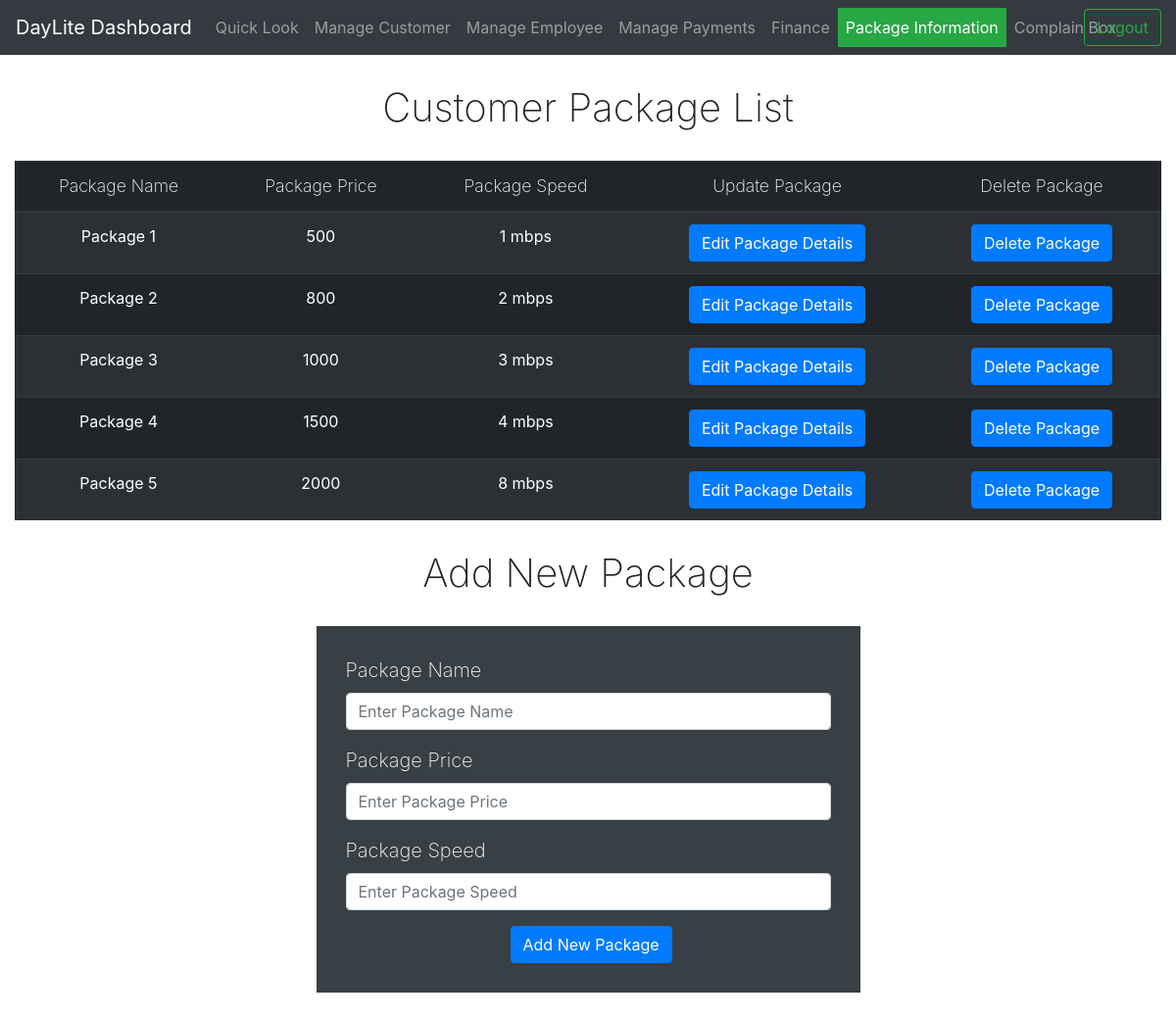
The app's page /page/package_information.php (signed in) with its own data.
### tables this page shows
CREATE TABLE `package_information` (
  `package_name` text NOT NULL,
  `package_price` text NOT NULL,
  `package_speed` text NOT NULL,
  `package_id` int(11) NOT NULL
);

### page/package_information.php (the view, shortened to what this page needs)
<!DOCTYPE html>
<html lang="en">
<head>
    <link rel="stylesheet" href="https://maxcdn.bootstrapcdn.com/bootstrap/4.0.0/css/bootstrap.min.css">
    <link rel="stylesheet" type="text/css" href="../css/page_css/package_information.css">
</head>
<body>
    <div id="full-page">
        <section>
            <nav class="navbar navbar-expand-lg navbar-dark bg-dark">
                <a id="logo" class="navbar-brand" href="#">DayLite Dashboard</a>
                <div class="collapse navbar-collapse" id="navbarNav">
                    <ul class="navbar-nav">
                        <li class="nav-item">
                            <a class="nav-link" href="quick_look.php">Quick Look <span class="sr-only">(current)</span></a>
                        </li>
                        <li class="nav-item">
                            <a class="nav-link" href="manage_customer.php">Manage Customer</a>
                        </li>
                        <li class="nav-item">
                            <a class="nav-link" href="employeeList.php">Manage Employee</a>
                        </li>
                        <li class="nav-item">
                            <a class="nav-link" href="customer_payments.php">Manage Payments</a>
                        </li>
                        <li class="nav-item">
                            <a class="nav-link" href="finance.php">Finance</a>
                        </li>
                        <li class="nav-item active" id="Manage-Customer">
                            <a class="nav-link" href="package_information.php">Package Information</a>
                        </li>
                        <li class="nav-item">
                            <a class="nav-link" href="complain_box.php">Complain Box</a>
                        </li>
                    </ul>
                    <form class="form-inline" action="../backend/logout_process.php">
                        <button id="logout-btn" class="btn btn-outline-success" type="submit">Logout</button>
                    </form>
                </div>
            </nav>
        </section>
        <section class="container-fluid">
            <h1 id="heading">Customer Package List</h1>
            <div id="customer-complain-list">
                <table class="table table-striped table-hover table-dark">
                    <thead>
                      <tr>
                        <th scope="col" class="table-header">Package Name</th>
                        <th scope="col" class="table-header">Package Price</th>
                        <th scope="col" class="table-header">Package Speed</th>
                        <th scope="col" id class="table-header">Update Package</th>
                        <th scope="col" id class="table-header">Delete Package</th>
                      </tr>
                    </thead>
                    <tbody>
                        <?php
                            include "../backend/dbConnection.php";
                            $sql = "SELECT * FROM package_information";
                            $result = mysqli_query($link, $sql);
                            if (mysqli_num_rows($result) > 0) {
                                while( $row = mysqli_fetch_assoc($result) ) {
                                    echo "
                                        <tr>
                                            <td class='thisbtn'> ".$row['package_name']." </td>
                                            <td class='thisbtn'> ".$row['package_price']." </td>
                                            <td class='thisbtn'> ".$row['package_speed']." </td>
                                            <td class='thisbtn'> <a class='btn btn-primary' href=\"change_package_data.php?id=$row[package_id]\" onClick=\"return confirm('Are you sure you want to Change Package?')\" >Edit Package Details</a> </td>
                                            <td class='thisbtn'> <a class='btn btn-primary' href=\"../backend/delete_package_data.php?id=$row[package_id]\" onClick=\"return confirm('Are you sure you want to Delete Package?')\" >Delete Package</a> </td>
                                        </tr>
                                        ";
                                }
                            } else {
                                echo "0 results";
                            }
                        ?>
                    </tbody>
                </table>
            </div>
        </section>
        <section>
            <div id="add-new-package" class="container">
                <h1 id="heading">Add New Package</h1>
                <form id="new-package-form" method="POST" action="package_information.php">
                    <div class="form-group">
                        <label >Package Name</label>
                        <input type="text" name="package_name" class="form-control"  placeholder="Enter Package Name">
                    </div>
                    <div class="form-group">
                        <label>Package Price</label>
                        <input type="number" name="package_price" class="form-control" placeholder="Enter Package Price">
                    </div>
                    <div class="form-group" id="btn-space">
                        <label >Package Speed</label>
                        <input type="text" name="package_speed" class="form-control"  placeholder="Enter Package Speed">
                    </div>
                    <button type="submit" name="submitBtn" class="btn btn-primary">Add New Package</button>
                </form>
            </div>
        </section>
    </div>
</body>
</html>

### css/page_css/package_information.css (style rules this page uses)
#navbarNav li { transition: background-color 0.9s, border-color 0.9s; }
#logout-btn { position: absolute; right: 15px; }
#Manage-Customer { background-color: #28a745; }
.thisbtn { text-align: center; }
#heading { text-align: center; font-weight: 200; margin: 30px; }
.table-header { font-size: 110%; font-weight: 200; text-align: center; }
#new-package-form { max-width: 50%; margin: 0 auto; padding: 30px; background-color: rgba(56, 63, 69); margin-bottom: 100px; color: white; font-size: 125%; font-weight: 200; }
#new-package-form button { text-align: center; margin-left: 168px; }

### records on screen
package_information: package_name "Package 1", package_price "500", package_speed "1 mbps"
package_information: package_name "Package 2", package_price "800", package_speed "2 mbps"
package_information: package_name "Package 3", package_price "1000", package_speed "3 mbps"
package_information: package_name "Package 4", package_price "1500", package_speed "4 mbps"
package_information: package_name "Package 5", package_price "2000", package_speed "8 mbps"
